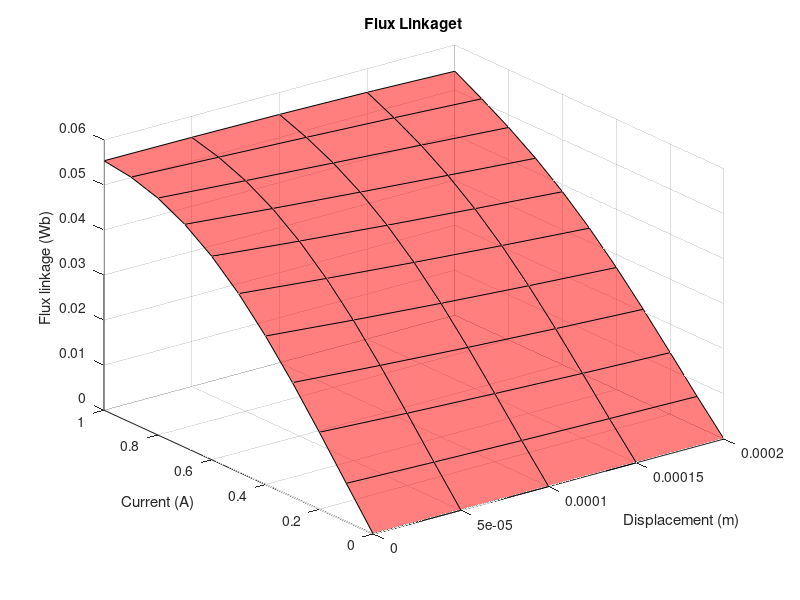

Reproduce this figure in MATLAB.
clc,clear,close all
load data.mat

% Plot 'Flux linkage'
surf(x,current,flux_linkage,'FaceColor',[1 0 0],'FaceAlpha',0.5);
% Plot settings
title('Flux Linkaget')
xlabel('Displacement (m)')
ylabel('Current (A)')
zlabel('Flux linkage (Wb)')
